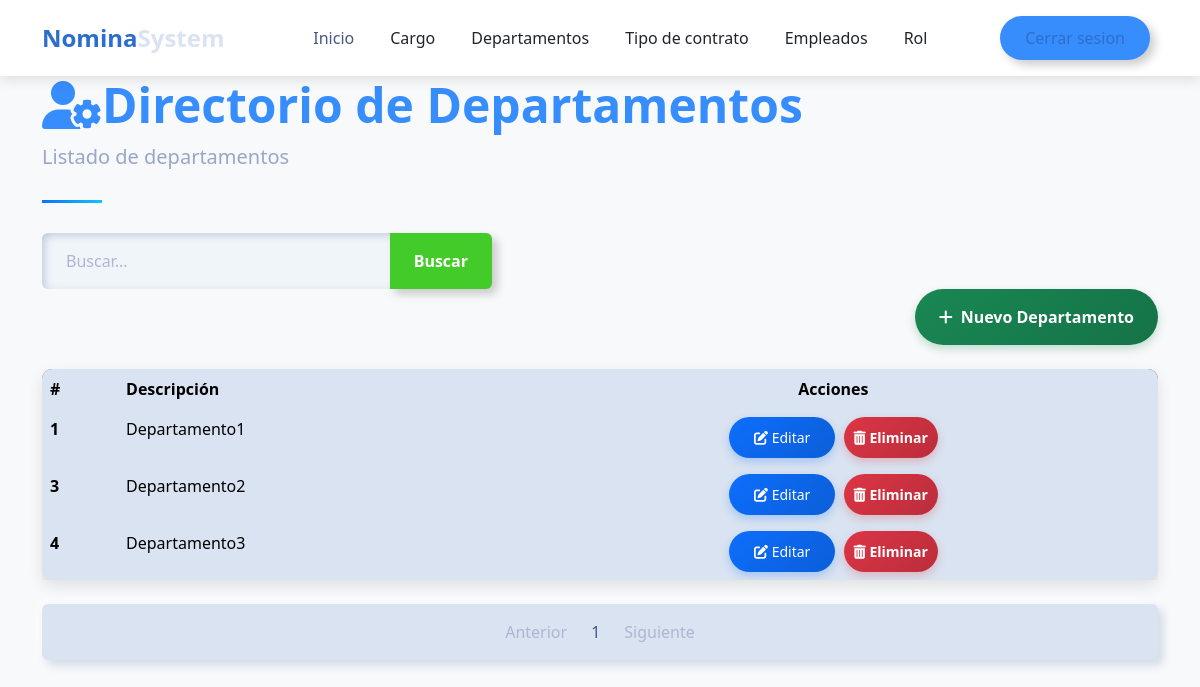
/payroll/list/department/ (signed in), run on the app's committed database.
### payroll/models.py (models this page shows, shortened)
class Department(models.Model):
    description = models.CharField(max_length=100)

### payroll/views/department.py (the view)
# urls.py: path('list/department/', department.list_department, name='list_departments'),
@login_required(login_url='sign_in')
def list_department(request):
    try:
        query=request.GET.get('search',None)
        if query:
            departments=Department.objects.filter(description__icontains=query)
        else:
            departments=Department.objects.all()
        context=paginator(request,departments)
        return render(request,'department/list_departments.html',context)
    except Exception as e:
        print(f"Error: {e}")
        return render(request,'department/list_departments.html',{'error':'Error al buscar'})

### payroll/helpers/utilies.py (called while the page is built)
def paginator(request,objects):
    paginator=Paginator(objects,3)
    page_number=request.GET.get('page')
    registers=paginator.get_page(page_number)
    current_page = registers.number
    total_pages = paginator.num_pages
    pages_range = []
    for i in range(1, total_pages + 1):
        if abs(i - current_page) <= 2 or i == 1 or i == total_pages:
            pages_range.append(i)
    return {'registers': registers,'pages_range':pages_range,'current_page':current_page}

### template/department/list_departments.html (shortened to what this page needs)
{% extends 'layout/base_nav.html' %}
{% load static %}
{% block extra_css %}
<link href="{% static 'css/tablestyle.css' %}" rel="stylesheet">
{% endblock %}
{% block content %}
<div class="container">
    <header class="page-header">
        <h1 class="display-5 fw-bold text-primary">
            <i class="fas fa-user-cog"></i>Directorio de Departamentos
        </h1>
        <p class="lead text-muted">Listado de departamentos</p>
    </header>
    <form action="" style="max-width: 450px;">
        <div class="input-group">
            <input type="text" class="form-control" placeholder="Buscar..." name="search"
                value="{{ request.GET.search }}">
            <button class="btn btn-outline-success" data-bs-toggle="tooltip"
                data-bs-title="Escriba parte del cargo y click en buscar">
                Buscar
            </button>
        </div>
    </form>
    <div class="d-flex justify-content-end mb-4">
        <a class="btn btn-success" style="color: white;" href="{% url 'payroll:create_department' %}">
            <i class="fas fa-plus me-2"></i>Nuevo Departamento
        </a>
    </div>
    <div class="card mb-4">
        <div class="card-body p-0">
            <div class="table-responsive">
                <table class="table table-hover mb-0">
                    <thead>
                        <tr>
                            <th scope="col">#</th>
                            <th scope="col">Descripción</th>
                            <th scope="col" class="text-center">Acciones</th>
                        </tr>
                    </thead>
                    <tbody>
                        {% for item in registers %}
                        <tr>
                            <th scope="row">{{item.id}}</th>
                            <td>{{item.description}}</td>
                            <td class="text-center">
                                <a href="{% url 'payroll:update_department' item.id %}" class="btn btn-sm btn-primary me-1"  style="color: white;" >
                                    <i class="fas fa-edit"></i> Editar
                                </a>
                                <a href="{% url 'payroll:delete_department' item.id %}" class="btn btn-sm btn-danger" style="color: white; padding: 10px;">
                                    <i class="fas fa-trash-alt"></i> Eliminar
                                </a>
                            </td>
                        </tr>
                        {% endfor %}
                    </tbody>
                </table>
            </div>
        </div>
    </div>
    {% include 'layout/paginator.html' %}
</div>
{% endblock %}

### static/css/home.css (style rules this page uses)
:root { --primary-color: #2c6ecd; --secondary-color: #19b3b3; --accent-color: #f8f9fa; --dark-color: #212529; --text-color: #495057; }
body { font-family: 'Poppins', sans-serif; color: var(--text-color); overflow-x: hidden; }
.btn-primary { background-color: var(--primary-color); border-color: var(--primary-color); padding: 10px 25px; border-radius: 50px; font-weight: 500; transition: all 0.3s ease; }

### static/css/tablestyle.css (style rules this page uses)
body { background-color: #f8f9fa; font-family: 'Segoe UI', Tahoma, Geneva, Verdana, sans-serif; }
.card { border-radius: 10px; box-shadow: 0 6px 15px rgba(0,0,0,0.1); transition: transform 0.3s, box-shadow 0.3s; }
.btn-primary { background: linear-gradient(135deg, #0d6efd, #0b5ed7); border: none; box-shadow: 0 4px 8px rgba(13, 110, 253, 0.25); transition: all 0.3s; }
.btn-success { background: linear-gradient(135deg, #198754, #157347); border: none; box-shadow: 0 4px 8px rgba(25, 135, 84, 0.25); transition: all 0.3s; }
.btn-danger { background: linear-gradient(135deg, #dc3545, #bb2d3b); border: none; box-shadow: 0 4px 8px rgba(220, 53, 69, 0.25); transition: all 0.3s; }
.table { border-radius: 10px; overflow: hidden; box-shadow: 0 5px 15px rgba(0,0,0,0.08); }
.table thead { background: linear-gradient(135deg, #6c757d, #495057); color: white; }
.table tbody tr { transition: background-color 0.3s; }
.page-header { position: relative; margin-bottom: 30px; padding-bottom: 15px; }
.page-header:after { content: ''; position: absolute; bottom: 0; left: 0; width: 60px; height: 3px; background: linear-gradient(135deg, #0d6efd, #0dcaf0); }

### data on the page
Department: id "1", description "Departamento1"
Department: id "3", description "Departamento2"
Department: id "4", description "Departamento3"

### other printed values
{{ page }} "1"
